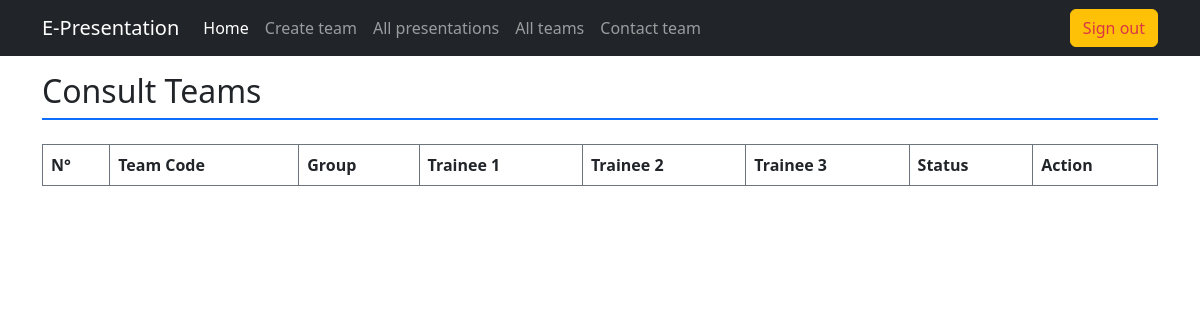
/index.php?action=all_teams (signed in), run on an earlier commit of the app's database.
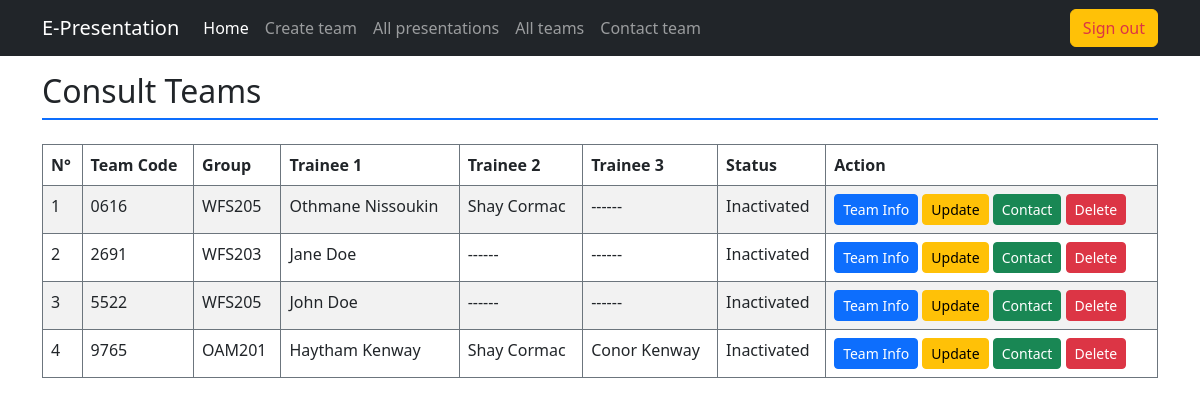
And on a later commit of the database.
### tables this page shows
CREATE TABLE `team` (
  `team_code` varchar(8) NOT NULL,
  `group_code` varchar(10) NOT NULL,
  `presentation_date` date DEFAULT NULL,
  `presentation_time` time DEFAULT NULL,
  `status` enum('Done','Ready','Not Ready','Inactivated') DEFAULT 'Inactivated'
);

### controller/layouts_rendering.php (called while the page is built, shortened)
<?php
    class LayoutRendering {
        static function all_teams() {
            $teams_data = PresentationModel::fetch_teams_full_info();
            if (isset($teams_data[0])) {
                $teams_data = is_null($teams_data[0]["team_code"]) ? [] : $teams_data;
            }
            require "view/mentor/all_teams.php";
        }
    }

### model/team_model.php (called while the page is built, shortened)
<?php
    class PresentationModel {
        static function connection() {
            $username = "root";
            $password = "";
            $host = "localhost";
            $dbname = "e-presentations";
            $dsn = "mysql:host=$host;dbname=$dbname";
            try {
                return new PDO($dsn, $username, $password);
            } catch (PDOException $err) {
                echo "<div class='alert alert-danger'>Database connection couldn't be established</div>";
                $err->getMessage();
            }
        }
        static function fetch_teams_full_info() {
            $connection = self::connection();
            $request = $connection->prepare("
                SELECT team.team_code, GROUP_CONCAT(trainee.fullname) AS members, team.group_code, team.status
                FROM team
                INNER JOIN trainee
                ON team.team_code = trainee.team_code
                GROUP BY team.team_code;");
            $request->execute();
            return $request->fetchAll(PDO::FETCH_ASSOC);
        }
    }
?>

### view/mentor/all_teams.php (the view, shortened to what this page needs)
<h2 class="border-bottom pb-2 border-2 border-primary mb-4">Consult Teams</h2>
<div class="table-responsive">
    <table class="table table-bordered border-secondary table-striped table-hover">
        <thead>
            <th>N°</th>
            <th>Team Code</th>
            <th>Group</th>
            <th>Trainee 1</th>
            <th>Trainee 2</th>
            <th>Trainee 3</th>
            <th>Status</th>
            <th>Action</th>
        </thead>
        <?php
            $counter = 0;
            foreach($teams_data as $team):
                ++$counter;
                $members = explode(",", $team["members"]);
        ?>
            <tr>
                <td><?= $counter ?></td>
                <td><?= $team["team_code"] ?></td>
                <td><?= $team["group_code"] ?></td>
                <td><?= isset($members[0]) ? $members[0] : "------" ?></td>
                <td><?= isset($members[1]) ? $members[1] : "------" ?></td>
                <td><?= isset($members[2]) ? $members[2] : "------" ?></td>
                <td><?= $team["status"] ?></td>
                <td>
                    <a href="index.php?action=team_info&team_code=<?= $team["team_code"] ?>" class="btn btn-sm btn-primary" target="_blank">Team Info</a>
                    <a href="index.php?action=update&team_code=<?= $team["team_code"] ?>" class="btn btn-sm btn-warning" target="_blank">Update</a>
                    <button class="btn btn-sm btn-success">Contact</button>
                    <button class="btn btn-sm btn-danger">Delete</button>
                </td>
            </tr>
        <?php
            endforeach;
        ?>
    </table>
</div>
<?php
    require "view/master.php";
?>

What changed in the data, as far as the page shows it:
added team: team_code "0616", group_code "WFS205", members "Othmane Nissoukin", members "Shay Cormac", status "Inactivated"
added team: team_code "2691", group_code "WFS203", members "Jane Doe", status "Inactivated"
added team: team_code "5522", group_code "WFS205", members "John Doe", status "Inactivated"
added team: team_code "9765", group_code "OAM201", members "Haytham Kenway", members "Shay Cormac", members "Conor Kenway", status "Inactivated"
